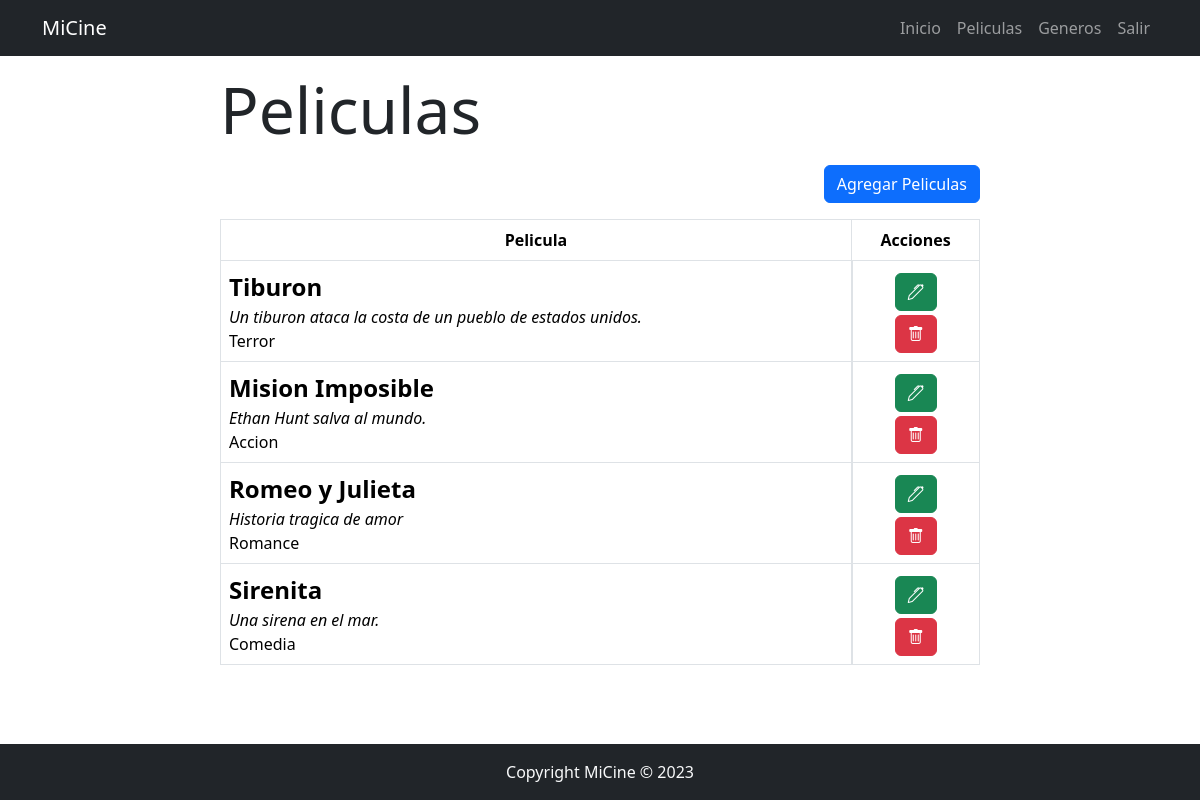
Screenshot of /peliculas/ (signed in) with the database file from the repository.
### peliculas/models.py (models this page shows, shortened)
class Pelicula(models.Model):
    titulo = models.CharField(max_length=50)
    descripcion=models.TextField()
    genero=models.ForeignKey(Genero, on_delete=models.CASCADE)
    user=models.ForeignKey(User, on_delete=models.CASCADE)
    created=models.DateTimeField(auto_now_add=True)

### generos/models.py (models this page shows)
class Genero (models.Model):
    titulo = models.CharField(max_length=50)
    created=models.DateTimeField(auto_now_add=True)
    user=models.ForeignKey(User, on_delete=models.CASCADE)
    def __str__(self):
        return self.titulo

### peliculas/views.py (the view)
# urls.py: path('peliculas/', include('peliculas.urls')),
@login_required
def peliculas(request):
    peliculas = Pelicula.objects.filter(user=request.user)[:4]
    return render(request, 'peliculas.html', {'peliculas': peliculas})

### peliculas/templates/peliculas.html (shortened to what this page needs)
{% extends 'base.html' %}
{% block content %}
<div class="container-fluid" >
    <h2 class="container-fluid col-sm-12 col-md-8 col-lg-8 col-xl-8 my-3 display-3">Peliculas</h2>
    <div class="container-fluid col-sm-12 col-md-8 col-lg-8 col-xl-8 my-3">
        <div class="text-right d-flex flex-row-reverse">
            <a href="{% url 'crear_pelicula' %}" type="button" class="btn btn-primary">Agregar Peliculas</a>
        </div>
        <table class="table table-bordered my-3">
            <thead>
                <tr>
                    <th class="text-center ">Pelicula </th>
                    <th class="text-center">Acciones </th>
                    </tr>
            </thead>
            {% for pelicula in peliculas %}
            <tbody>
                <td class="">
                    <div class=" fs-4 fw-bold">{{pelicula.titulo}}</div>
                    <div class="fst-italic">{{pelicula.descripcion}}</div>
                    <div class="">{{pelicula.genero}}</div>
                </td>
                <td class="d-flex justify-content-center ">
                    <div class="justiify-content-between ">
                            <a href="{% url 'pelicula_detalle' pelicula.id%}" class="btn btn-success my-1"><i class="bi bi-pen"></i></a>
                            <form action="{% url 'eliminar_pelicula' pelicula.id %}" method="POST">
                                <button class="btn btn-danger pull-right "> <i class="bi bi-trash"></i> </button>
                            </form>
                    </div>
                </td>
            </tbody>
            {% endfor %}
        </table>
    </div>
</div>
{% endblock %}

### generos/Templates/base.html (shortened to what this page needs)
<!DOCTYPE html>
<html lang="en">
<head>
    <link href="https://cdn.jsdelivr.net/npm/bootstrap@5.3.1/dist/css/bootstrap.min.css" rel="stylesheet">
    <link rel="stylesheet" href="https://cdn.jsdelivr.net/npm/bootstrap-icons@1.5.0/font/bootstrap-icons.css">
</head>
<nav class="navbar navbar-expand-lg navbar-dark bg-dark">
    <div class="container">
      <a class="navbar-brand" href="#">MiCine</a>
      <div class="collapse navbar-collapse" id="navbarNav">
        <ul class="navbar-nav ms-auto">
            <li class="nav-item"><a class="nav-link" href="{% url 'home' %}">Inicio</a></li>
            {% if user.is_authenticated %}
            <li class="nav-item"><a class="nav-link" href="{% url 'peliculas' %}">Peliculas</a></li>
            <li class="nav-item"><a class="nav-link" href="{% url 'generos' %}">Generos</a></li>
            <li class="nav-item"><a class="nav-link" href="{% url 'logout' %}">Salir</a></li>
            {% else %}
            <li class="nav-item"><a class="nav-link" href="{% url 'signin' %}">Iniciar Sesion</a></li>
            <li class="nav-item"><a class="nav-link" href="{% url 'signup' %}">Registrarse</a></li>
            {% endif %}
        </ul>
      </div>
    </div>
  </nav>
    {% block content %}
    {% endblock %}
    <footer class="footer mt-auto fixed-bottom py-3 bg-dark">
      <div class="container-fluid text-center">
          <span class=" text-light">Copyright MiCine © 2023</span>
      </div>
  </footer>
</body>
</html>

### rows the page displays
Pelicula: titulo "Tiburon", descripcion "Un tiburon ataca la costa de un pueblo de estados unidos.", genero "Terror"
Pelicula: titulo "Mision Imposible", descripcion "Ethan Hunt salva al mundo.", genero "Accion"
Pelicula: titulo "Romeo y Julieta", descripcion "Historia tragica de amor", genero "Romance"
Pelicula: titulo "Sirenita", descripcion "Una sirena en el mar.", genero "Comedia"
